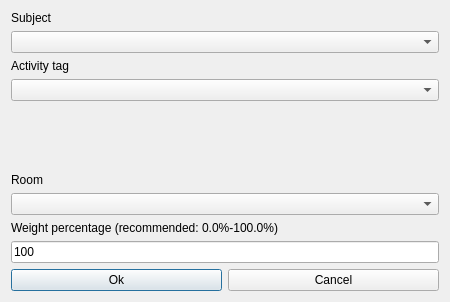
<?xml version="1.0" encoding="UTF-8"?>
<ui version="4.0">
 <class>ModifyConstraintSubjectActivityTagPreferredRoomForm_template</class>
 <widget class="QDialog" name="ModifyConstraintSubjectActivityTagPreferredRoomForm_template">
  <property name="geometry">
   <rect>
    <x>0</x>
    <y>0</y>
    <width>450</width>
    <height>302</height>
   </rect>
  </property>
  <property name="windowTitle">
   <string extracomment="This is the title of the dialog to modify a constraint of this type">Modify subject activity tag preferred room</string>
  </property>
  <layout class="QGridLayout" name="gridLayout">
   <item row="0" column="0">
    <widget class="QLabel" name="subjectsTextLabel">
     <property name="frameShape">
      <enum>QFrame::NoFrame</enum>
     </property>
     <property name="frameShadow">
      <enum>QFrame::Plain</enum>
     </property>
     <property name="text">
      <string>Subject</string>
     </property>
     <property name="wordWrap">
      <bool>false</bool>
     </property>
     <property name="buddy">
      <cstring>roomsComboBox</cstring>
     </property>
    </widget>
   </item>
   <item row="1" column="0" colspan="2">
    <widget class="QComboBox" name="subjectsComboBox"/>
   </item>
   <item row="2" column="0" colspan="2">
    <widget class="QLabel" name="activityTagTextLabel">
     <property name="frameShape">
      <enum>QFrame::NoFrame</enum>
     </property>
     <property name="frameShadow">
      <enum>QFrame::Plain</enum>
     </property>
     <property name="text">
      <string>Activity tag</string>
     </property>
     <property name="wordWrap">
      <bool>false</bool>
     </property>
     <property name="buddy">
      <cstring>roomsComboBox</cstring>
     </property>
    </widget>
   </item>
   <item row="3" column="0" colspan="2">
    <widget class="QComboBox" name="activityTagsComboBox"/>
   </item>
   <item row="4" column="0" colspan="2">
    <spacer name="verticalSpacer">
     <property name="orientation">
      <enum>Qt::Vertical</enum>
     </property>
     <property name="sizeHint" stdset="0">
      <size>
       <width>20</width>
       <height>53</height>
      </size>
     </property>
    </spacer>
   </item>
   <item row="5" column="0">
    <widget class="QLabel" name="roomsTextLabel">
     <property name="frameShape">
      <enum>QFrame::NoFrame</enum>
     </property>
     <property name="frameShadow">
      <enum>QFrame::Plain</enum>
     </property>
     <property name="text">
      <string>Room</string>
     </property>
     <property name="wordWrap">
      <bool>false</bool>
     </property>
     <property name="buddy">
      <cstring>roomsComboBox</cstring>
     </property>
    </widget>
   </item>
   <item row="6" column="0" colspan="2">
    <widget class="QComboBox" name="roomsComboBox"/>
   </item>
   <item row="7" column="0" colspan="2">
    <widget class="QLabel" name="weightTextLabel">
     <property name="frameShape">
      <enum>QFrame::NoFrame</enum>
     </property>
     <property name="frameShadow">
      <enum>QFrame::Plain</enum>
     </property>
     <property name="text">
      <string>Weight percentage (recommended: 0.0%-100.0%)</string>
     </property>
     <property name="wordWrap">
      <bool>false</bool>
     </property>
    </widget>
   </item>
   <item row="8" column="0" colspan="2">
    <widget class="QLineEdit" name="weightLineEdit">
     <property name="text">
      <string notr="true">100</string>
     </property>
    </widget>
   </item>
   <item row="9" column="0">
    <widget class="QPushButton" name="okPushButton">
     <property name="text">
      <string>Ok</string>
     </property>
    </widget>
   </item>
   <item row="9" column="1">
    <widget class="QPushButton" name="cancelPushButton">
     <property name="text">
      <string>Cancel</string>
     </property>
    </widget>
   </item>
  </layout>
 </widget>
 <layoutdefault spacing="6" margin="11"/>
 <resources/>
 <connections/>
</ui>
